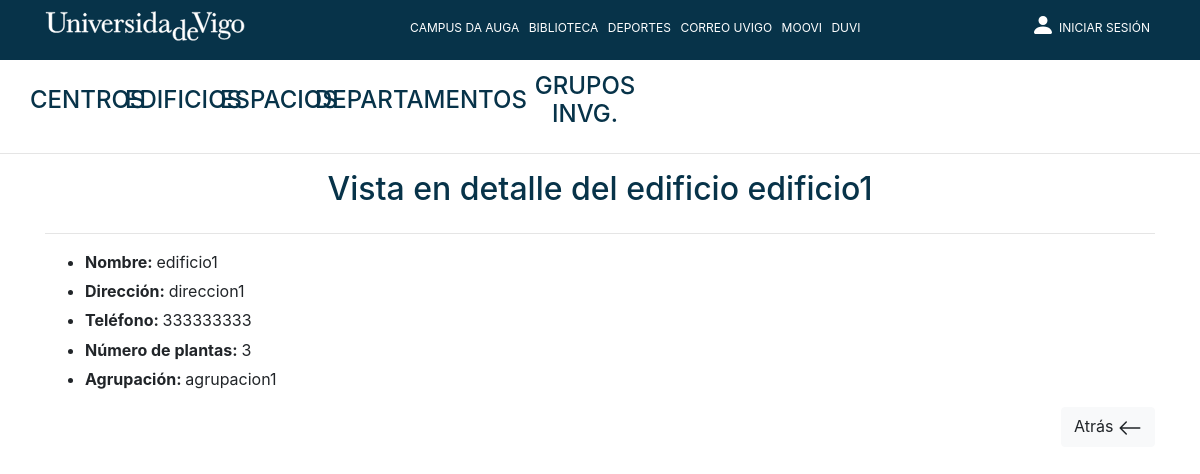
Before: /Controllers/Edificio_Controller.php?action=showcurrent&edificio_id=1&agrupacion_id=1 with the older database file.
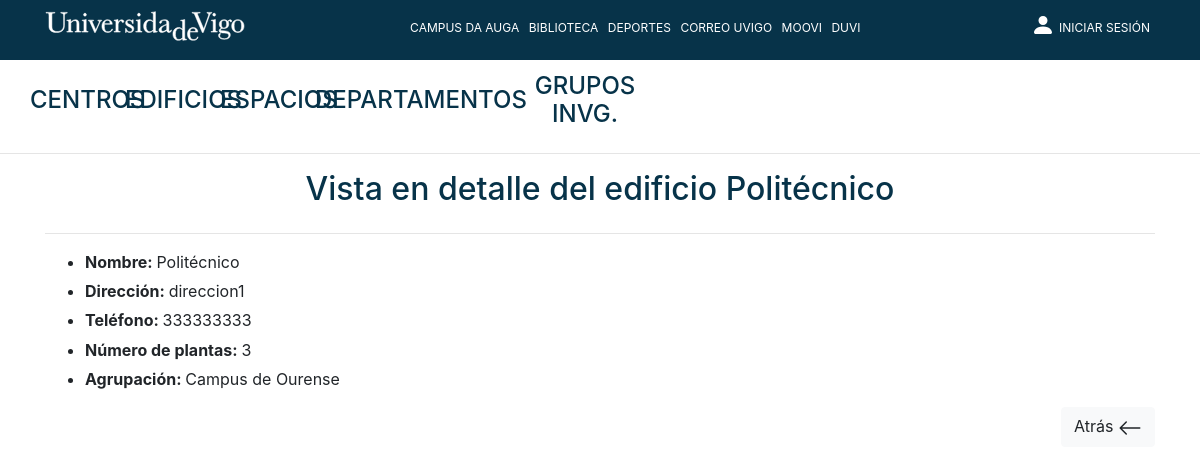
After: the same page with the newer database file.
### tables this page shows
CREATE TABLE `edificio` (
	`edificio_id` int NOT NULL AUTO_INCREMENT,
	`nombre_edif` VARCHAR(70) NOT NULL,
	`direccion_edif` VARCHAR(50) NOT NULL,
	`telef_edif` int NOT NULL,
	`num_plantas` int NOT NULL,
	`agrup_edificio` int,
	PRIMARY KEY (`edificio_id`)
);

CREATE TABLE `agrupacion_edificio` (
	`agrup_id` int NOT NULL AUTO_INCREMENT,
	`nombre_agrup` VARCHAR(50) NOT NULL,
	`ubicacion_agrup` VARCHAR(100) NOT NULL,
	PRIMARY KEY (`agrup_id`)
);

### Models/EDIFICIO_Model.php (called while the page is built, shortened)
<?php
include_once 'Access_DB.php';
class EDIFICIO_Model{
    private $db;
    var $edificio_id;
    var $nombre_edif;
    var $direccion_edif;
    var $telef_edif;
    var $num_plantas;
    function __construct($edificio_id,
                         $nombre_edif,
                         $direccion_edif,
                         $telef_edif,
                         $num_plantas,
                         $agrup_edificio){
        $this->edificio_id = $edificio_id;
        $this->nombre_edif = $nombre_edif;
        $this->direccion_edif = $direccion_edif;
        $this->telef_edif = $telef_edif;
        $this->num_plantas = $num_plantas;
        $this->db = PDOConnection::getInstance();
    }
    function rellenaDatos(){
        $stmt = $this->db->prepare("SELECT *
					FROM edificio
					WHERE edificio_id = ?");
        $stmt->execute(array($this->edificio_id));
        $edificio = $stmt->fetch(PDO::FETCH_ASSOC);
        if($edificio != null){
            return new EDIFICIO_Model($this->edificio_id, $edificio["nombre_edif"],$edificio["direccion_edif"],$edificio["telef_edif"],
                $edificio["num_plantas"],$edificio["agrup_edificio"]);
        }else {
            return  'Error inesperado al intentar cumplir su solicitud de consulta';
        }
    }
    public function getNombreEdif()
    {
        return $this->nombre_edif;
    }
    public function getDireccionEdif()
    {
        return $this->direccion_edif;
    }
    public function getTelefEdif()
    {
        return $this->telef_edif;
    }
    public function getNumPlantas()
    {
        return $this->num_plantas;
    }
}
?>

### Models/Access_DB.php (called while the page is built)
<?php
class PDOConnection
{
    private static $dbhost = "127.0.0.1";
    private static $dbname = "hauga";
    private static $dbuser = "admin_hauga";
    private static $dbpass = "admin_hauga";
    private static $db_singleton = null;
    public static function getInstance()
    {
        if (self::$db_singleton == null) {
            self::$db_singleton = new PDO(
                "mysql:host=" . self::$dbhost . ";dbname=" . self::$dbname . ";charset=utf8",
                self::$dbuser,
                self::$dbpass,
                array(
                    PDO::ATTR_EMULATE_PREPARES => false,
                    PDO::ATTR_ERRMODE => PDO::ERRMODE_EXCEPTION
                )
            );
        }
        return self::$db_singleton;
    }
}
?>

### Models/AGRUPACION_Model.php (called while the page is built, shortened)
<?php
include_once 'Access_DB.php';
class AGRUPACION_Model{
    private $db;
    private $agrup_id;
    function __construct($agrup_id, $nombre_agrup, $ubicacion_agrup)
    {
        $this->agrup_id = $agrup_id;
        $this->db = PDOConnection::getInstance();
    }
    function rellenaDatos(){
        $stmt = $this->db->prepare("SELECT *
                                    FROM agrupacion_edificio
                                    WHERE agrup_id = ?");
        $stmt->execute(array($this->agrup_id));
        $resultado = $stmt->fetch(PDO::FETCH_ASSOC);
        if($resultado != null){
            $this->agrup_id = $resultado["agrup_id"];
            return $resultado;
        } else {
            return 'Error';
        }
    }
}
?>

### Views/EDIFICIO_SHOWCURRENT_View.php (the view)
<?php
class EDIFICIO_SHOWCURRENT_View{
    var $edificio;
    var $agrupacion;
    function __construct($edificio, $agrupacion)
    {
        $this->edificio = $edificio;
        $this->agrupacion = $agrupacion;
        $this->render();
    }
    function render(){
        include '../Views/Header.php';
        ?>
        <div class="container">
            <?php if ($this->edificio == null){ ?>
                <div class="alert alert-danger">El edificio al que está intentando acceder no existe.</div>
            <?php } else { ?>
                <div class="row">
                    <div class="col text-center">
                        <h2 class="textoAzul">Vista en detalle del edificio <?=$this->edificio->getNombreEdif() ?></h2>
                    </div>
                </div>
                <hr>
                <ul>
                    <div class="row">
                        <div class="col text-left">
                            <li><b>Nombre: </b><?=$this->edificio->getNombreEdif()?></li>
                        </div>
                    </div>
                    <div class="row" style="padding-top: 0.5%;">
                        <div class="col text-left">
                            <li><b>Dirección: </b><?=$this->edificio->getDireccionEdif()?></li>
                        </div>
                    </div>
                    <div class="row" style="padding-top: 0.5%;">
                        <div class="col text-left">
                            <li><b>Teléfono: </b><?=$this->edificio->getTelefEdif()?></li>
                        </div>
                    </div>
                    <div class="row" style="padding-top: 0.5%;">
                        <div class="col text-left">
                            <li><b>Número de plantas: </b><?=$this->edificio->getNumPlantas()?></li>
                        </div>
                    </div>
                    <div class="row" style="padding-top: 0.5%;">
                        <div class="col text-left">
                            <li><b>Agrupación: </b><?=$this->agrupacion['nombre_agrup'] ?></li>
                        </div>
                    </div>
                </ul>
            <div class="row">
                <div class="col text-right">
                    <a id="botonAtrasCurrentUser" href="../Controllers/Edificio_Controller.php?action=showall&agrupacion_id=<?=$this->agrupacion['agrup_id']?>" class="btn btn-light">
                        Atrás
                        <svg width="1.5em" height="1.5em" viewBox="0 0 16 16" class="bi bi-arrow-left" fill="currentColor" xmlns="http://www.w3.org/2000/svg">
                            <path fill-rule="evenodd" d="M15 8a.5.5 0 0 0-.5-.5H2.707l3.147-3.146a.5.5 0 1 0-.708-.708l-4 4a.5.5 0 0 0 0 .708l4 4a.5.5 0 0 0 .708-.708L2.707 8.5H14.5A.5.5 0 0 0 15 8z"/>
                        </svg>
                    </a>
                </div>
            </div>
            </div>
        <?php } ?>
<?php
    }
}

Changed rows visible on the page:
changed edificio "direccion1": nombre_edif "edificio1" → "Politécnico"
changed agrupacion_edificio: nombre_agrup "agrupacion1" → "Campus de Ourense"
